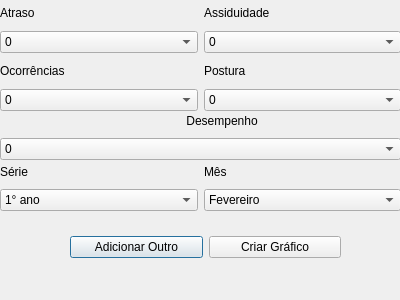
<?xml version="1.0" encoding="UTF-8"?>
<ui version="4.0">
 <class>des</class>
 <widget class="QDialog" name="des">
  <property name="geometry">
   <rect>
    <x>0</x>
    <y>0</y>
    <width>400</width>
    <height>300</height>
   </rect>
  </property>
  <property name="windowTitle">
   <string>Dialog</string>
  </property>
  <widget class="QWidget" name="">
   <property name="geometry">
    <rect>
     <x>0</x>
     <y>0</y>
     <width>401</width>
     <height>111</height>
    </rect>
   </property>
   <layout class="QGridLayout" name="gridLayout">
    <item row="0" column="0">
     <widget class="QLabel" name="label">
      <property name="text">
       <string>Atraso</string>
      </property>
     </widget>
    </item>
    <item row="0" column="1">
     <widget class="QLabel" name="label_2">
      <property name="text">
       <string>Assiduidade</string>
      </property>
     </widget>
    </item>
    <item row="1" column="0">
     <widget class="QComboBox" name="comboBox">
      <item>
       <property name="text">
        <string>0</string>
       </property>
      </item>
      <item>
       <property name="text">
        <string>1</string>
       </property>
      </item>
      <item>
       <property name="text">
        <string>2</string>
       </property>
      </item>
      <item>
       <property name="text">
        <string>3</string>
       </property>
      </item>
      <item>
       <property name="text">
        <string>4</string>
       </property>
      </item>
      <item>
       <property name="text">
        <string>5</string>
       </property>
      </item>
      <item>
       <property name="text">
        <string>6</string>
       </property>
      </item>
      <item>
       <property name="text">
        <string>7</string>
       </property>
      </item>
      <item>
       <property name="text">
        <string>8</string>
       </property>
      </item>
      <item>
       <property name="text">
        <string>9</string>
       </property>
      </item>
      <item>
       <property name="text">
        <string>10</string>
       </property>
      </item>
     </widget>
    </item>
    <item row="1" column="1">
     <widget class="QComboBox" name="comboBox_2">
      <item>
       <property name="text">
        <string>0</string>
       </property>
      </item>
      <item>
       <property name="text">
        <string>1</string>
       </property>
      </item>
      <item>
       <property name="text">
        <string>2</string>
       </property>
      </item>
      <item>
       <property name="text">
        <string>3</string>
       </property>
      </item>
      <item>
       <property name="text">
        <string>4</string>
       </property>
      </item>
      <item>
       <property name="text">
        <string>5</string>
       </property>
      </item>
      <item>
       <property name="text">
        <string>6</string>
       </property>
      </item>
      <item>
       <property name="text">
        <string>7</string>
       </property>
      </item>
      <item>
       <property name="text">
        <string>8</string>
       </property>
      </item>
      <item>
       <property name="text">
        <string>9</string>
       </property>
      </item>
      <item>
       <property name="text">
        <string>10</string>
       </property>
      </item>
     </widget>
    </item>
    <item row="2" column="0">
     <widget class="QLabel" name="label_3">
      <property name="text">
       <string>Ocorrências</string>
      </property>
     </widget>
    </item>
    <item row="2" column="1">
     <widget class="QLabel" name="label_4">
      <property name="text">
       <string>Postura</string>
      </property>
     </widget>
    </item>
    <item row="3" column="0">
     <widget class="QComboBox" name="comboBox_3">
      <item>
       <property name="text">
        <string>0</string>
       </property>
      </item>
      <item>
       <property name="text">
        <string>1</string>
       </property>
      </item>
      <item>
       <property name="text">
        <string>2</string>
       </property>
      </item>
      <item>
       <property name="text">
        <string>3</string>
       </property>
      </item>
      <item>
       <property name="text">
        <string>4</string>
       </property>
      </item>
      <item>
       <property name="text">
        <string>5</string>
       </property>
      </item>
      <item>
       <property name="text">
        <string>6</string>
       </property>
      </item>
      <item>
       <property name="text">
        <string>7</string>
       </property>
      </item>
      <item>
       <property name="text">
        <string>8</string>
       </property>
      </item>
      <item>
       <property name="text">
        <string>9</string>
       </property>
      </item>
      <item>
       <property name="text">
        <string>10</string>
       </property>
      </item>
     </widget>
    </item>
    <item row="3" column="1">
     <widget class="QComboBox" name="comboBox_4">
      <item>
       <property name="text">
        <string>0</string>
       </property>
      </item>
      <item>
       <property name="text">
        <string>1</string>
       </property>
      </item>
      <item>
       <property name="text">
        <string>2</string>
       </property>
      </item>
      <item>
       <property name="text">
        <string>3</string>
       </property>
      </item>
      <item>
       <property name="text">
        <string>4</string>
       </property>
      </item>
      <item>
       <property name="text">
        <string>5</string>
       </property>
      </item>
      <item>
       <property name="text">
        <string>6</string>
       </property>
      </item>
      <item>
       <property name="text">
        <string>7</string>
       </property>
      </item>
      <item>
       <property name="text">
        <string>8</string>
       </property>
      </item>
      <item>
       <property name="text">
        <string>9</string>
       </property>
      </item>
      <item>
       <property name="text">
        <string>10</string>
       </property>
      </item>
     </widget>
    </item>
   </layout>
  </widget>
  <widget class="QWidget" name="">
   <property name="geometry">
    <rect>
     <x>0</x>
     <y>110</y>
     <width>401</width>
     <height>50</height>
    </rect>
   </property>
   <layout class="QVBoxLayout" name="verticalLayout">
    <item>
     <widget class="QLabel" name="label_5">
      <property name="text">
       <string>                                                        Desempenho</string>
      </property>
     </widget>
    </item>
    <item>
     <widget class="QComboBox" name="comboBox_5">
      <item>
       <property name="text">
        <string>0</string>
       </property>
      </item>
      <item>
       <property name="text">
        <string>1</string>
       </property>
      </item>
      <item>
       <property name="text">
        <string>2</string>
       </property>
      </item>
      <item>
       <property name="text">
        <string>3</string>
       </property>
      </item>
      <item>
       <property name="text">
        <string>4</string>
       </property>
      </item>
      <item>
       <property name="text">
        <string>5</string>
       </property>
      </item>
      <item>
       <property name="text">
        <string>6</string>
       </property>
      </item>
      <item>
       <property name="text">
        <string>7</string>
       </property>
      </item>
      <item>
       <property name="text">
        <string>8</string>
       </property>
      </item>
      <item>
       <property name="text">
        <string>9</string>
       </property>
      </item>
      <item>
       <property name="text">
        <string>10</string>
       </property>
      </item>
     </widget>
    </item>
   </layout>
  </widget>
  <widget class="QWidget" name="">
   <property name="geometry">
    <rect>
     <x>0</x>
     <y>160</y>
     <width>401</width>
     <height>51</height>
    </rect>
   </property>
   <layout class="QGridLayout" name="gridLayout_2">
    <item row="0" column="0">
     <widget class="QLabel" name="label_6">
      <property name="text">
       <string>Série</string>
      </property>
     </widget>
    </item>
    <item row="0" column="1">
     <widget class="QLabel" name="label_7">
      <property name="text">
       <string>Mês</string>
      </property>
     </widget>
    </item>
    <item row="1" column="0">
     <widget class="QComboBox" name="comboBox_6">
      <item>
       <property name="text">
        <string>1° ano</string>
       </property>
      </item>
      <item>
       <property name="text">
        <string>2° ano</string>
       </property>
      </item>
      <item>
       <property name="text">
        <string>3° ano</string>
       </property>
      </item>
     </widget>
    </item>
    <item row="1" column="1">
     <widget class="QComboBox" name="comboBox_7">
      <item>
       <property name="text">
        <string>Fevereiro</string>
       </property>
      </item>
      <item>
       <property name="text">
        <string>Março</string>
       </property>
      </item>
      <item>
       <property name="text">
        <string>Abril</string>
       </property>
      </item>
      <item>
       <property name="text">
        <string>Maio</string>
       </property>
      </item>
      <item>
       <property name="text">
        <string>Junho</string>
       </property>
      </item>
      <item>
       <property name="text">
        <string>Agosto</string>
       </property>
      </item>
      <item>
       <property name="text">
        <string>Setembro</string>
       </property>
      </item>
      <item>
       <property name="text">
        <string>Outubro</string>
       </property>
      </item>
      <item>
       <property name="text">
        <string>Novembro</string>
       </property>
      </item>
      <item>
       <property name="text">
        <string>Dezembro</string>
       </property>
      </item>
     </widget>
    </item>
   </layout>
  </widget>
  <widget class="QWidget" name="">
   <property name="geometry">
    <rect>
     <x>70</x>
     <y>230</y>
     <width>271</width>
     <height>34</height>
    </rect>
   </property>
   <layout class="QHBoxLayout" name="horizontalLayout">
    <item>
     <widget class="QPushButton" name="pushButton">
      <property name="text">
       <string>Adicionar Outro</string>
      </property>
     </widget>
    </item>
    <item>
     <widget class="QPushButton" name="pushButton_2">
      <property name="text">
       <string>Criar Gráfico</string>
      </property>
     </widget>
    </item>
   </layout>
  </widget>
 </widget>
 <resources/>
 <connections/>
</ui>
